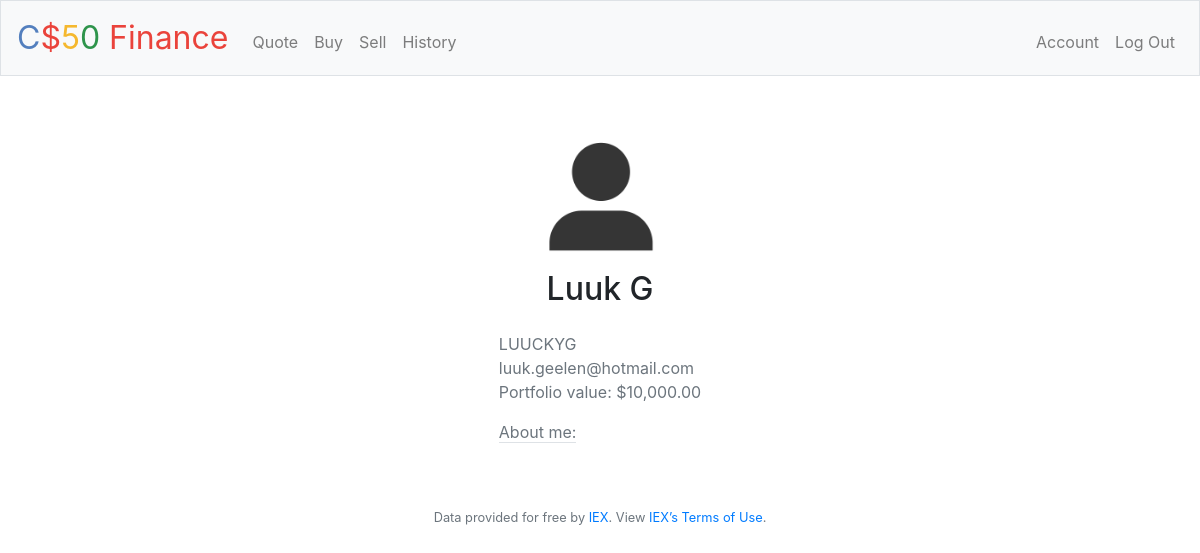
/account/LuuckyG (signed in), run on the app's committed database.
### webapp/users/models.py (models this page shows, shortened)
class User(db.Model, UserMixin):
    __tablename__ = 'user'
    id = db.Column(db.Integer, primary_key=True)
    first_name = db.Column(db.String(30))
    last_name = db.Column(db.String(255))
    username = db.Column(db.String(20), unique=True, nullable=False)
    email = db.Column(db.String(120), unique=True, nullable=False)
    password = db.Column(db.String(60), nullable=False)
    image_file = db.Column(db.String(20), nullable=False, default='default.png')
    bio = db.Column(db.TEXT, default='')
    created_on = db.Column(db.DateTime, nullable=False, default=datetime.utcnow)
    last_online = db.Column(db.DateTime, nullable=False, default=datetime.utcnow)
    starting_cash = db.Column(db.Float, nullable=False)
    cash = db.Column(db.Float, default=0.00)
    portfolio_value = db.Column(db.Float, default=0.00)
    portfolio_size = db.Column(db.Integer, nullable=False, default=0)
    num_buys = db.Column(db.Integer, nullable=False, default=0)
    num_sales = db.Column(db.Integer, nullable=False, default=0)
    num_equal_sales = db.Column(db.Integer, nullable=False, default=0)
    num_positive_sales = db.Column(db.Integer, nullable=False, default=0)
    num_negative_sales = db.Column(db.Integer, nullable=False, default=0)
    last_buy = db.Column(db.DateTime)
    last_sale = db.Column(db.DateTime)
    status = db.Column(db.Boolean, nullable=False, server_default='1')
    access = db.Column(db.Integer, nullable=False, default=1)
    roles = db.relationship('Role', secondary='user_roles')
    shares = db.relationship('Share', backref='owner', lazy=True)
    transactions = db.relationship('Transaction', backref='user', lazy=True)

### webapp/users/routes.py (the view)
@users.route("/account/<string:username>", methods=['GET', 'POST'])
@login_required
def account(username):
    form = UpdateAccountForm()
    user = User.query.filter_by(username=username).first()
    if form.validate_on_submit():
        if form.image.data:
            image_file = save_image(form.image.data)
            current_user.image_file = image_file
        current_user.username = form.username.data
        current_user.email = form.email.data
        current_user.bio = form.bio.data
        if request.form['cash_option'] == 'deposit':
            current_user.cash += form.cash.data
        else:
            current_user.cash -= form.cash.data
        db.session.commit()
        flash('Your account has been updated!', 'success')
        return redirect(url_for('users.account', user=user))
    elif request.method == 'GET':
        form.username.data = current_user.username
        form.email.data = current_user.email
        form.bio.data = current_user.bio
        form.cash.data = 0.0
    image_file = url_for('static', filename=f'profile_pics/{current_user.image_file}')
    return render_template('account.html', title='Account', image_file=image_file, form=form, user=user)

### webapp/users/models.py (called while the page is built)
@login_manager.user_loader
def load_user(user_id):
    return User.query.get(int(user_id))

### webapp/templates/account.html (shortened to what this page needs)
{% extends "layout.html" %}
{% block main %}
    <div class="account">
        <div class="account-info">
            <img class="rounded-circle account-img" src="{{ image_file }}">
            <div class="media-body">
                <h2 class="account-heading mb-4">{{ user.first_name }} {{ user.last_name }} </h2>
                <div class="user-info">
                    <p class="text-secondary">
                        {{ user.username.upper() }} <br>
                        {{ user.email }}<br>
                        Portfolio value: {{ '${:,.2f}'.format(user.cash + user.portfolio_value) }}
                    </p>
                </div>
                <div class="user-bio">
                    <p class="text-secondary">
                        <span class="border-bottom mb-4">About me:</span><br>
                    </p>
                </div>
            </div>
        </div>
    </div>
{% endblock main %}

### webapp/static/css/styles.css (style rules this page uses)
body { margin: 0; padding: 0; box-sizing: border-box; }
main img { max-width: 100%; }
.account { display: flex; justify-content: space-evenly; flex-wrap: wrap; }
.account-img { width: 200px; }
.user-info, .user-bio { text-align: left; }
.user-bio { max-width: 250px; }

### data on the page
User: first_name "Luuk", last_name "G", username "LUUCKYG", email "luuk.geelen@hotmail.com", user.cash+user.portfolio_value "$10,000.00"
